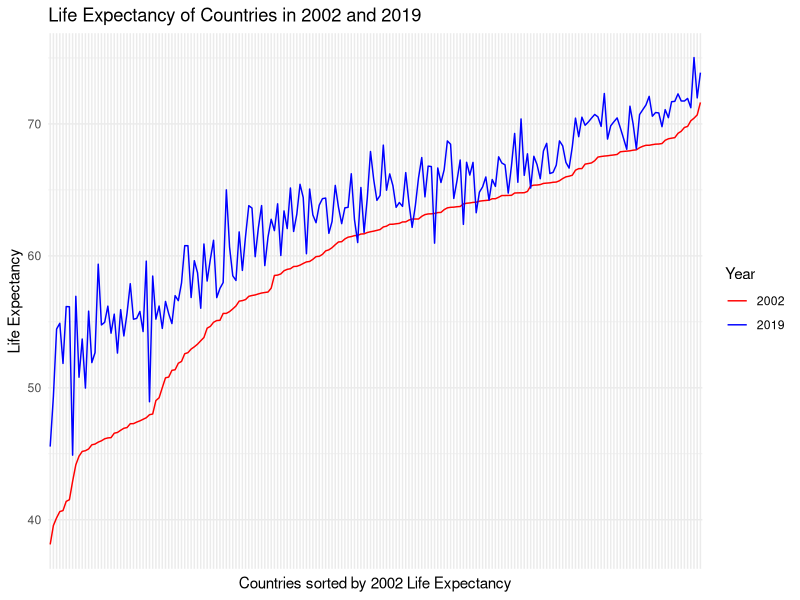

Write the R code that produced this figure.
data <- read.csv("life_expectancy.csv")
library(dplyr)
library(ggplot2)
library(sqldf)
library(tidyr)
# View(data)

# 2019 life expectancy (for checking)
LE_2019 <- data %>%
  select(location_name, val, year) %>%
  filter(year == 2019) %>%
  arrange(val)

# 2002 life expectancy (for checking)
LE_2002 <- data %>%
  select(location_name, val, year) %>%
  filter(year == 2002) %>%
  arrange(val)

# Combines the data and orders by 2002 LE
combined <- sqldf("SELECT a.location_name as Country,a.val as Life_Expectancy_2002,
                    b.val as Life_Expectancy_2019
                FROM LE_2002 as a
                JOIN LE_2019 as b
                WHERE a.location_name = b.location_name
                ORDER BY a.val ASC;
                ")

# Locks the countries so that ggplot can't auto arrange it
combined$Country <- factor(combined$Country, levels = combined$Country)

# Splits LE in 2002 and 2019 into two rows instead of columns
combined_long <- combined %>%
  pivot_longer(cols = starts_with("Life_Expectancy"), 
               names_to = "Year", 
               values_to = "Life_Expectancy") %>%
  mutate(Year = gsub("Life_Expectancy_", "", Year))


# Plots the LE sorted by 2002 LE
combined_long %>%
  ggplot(aes(x = Country, y = Life_Expectancy, group = Year, color = Year)) +
  geom_line() +
  theme_minimal() +
  theme(
    axis.text.x = element_blank(),
    axis.ticks.x = element_blank()
  ) +
  scale_color_manual(values = c("2002" = "red", "2019" = "blue")) +
  labs(color = "Year", y = "Life Expectancy",
       x = "Countries sorted by 2002 Life Expectancy",
       title = "Life Expectancy of Countries in 2002 and 2019")
